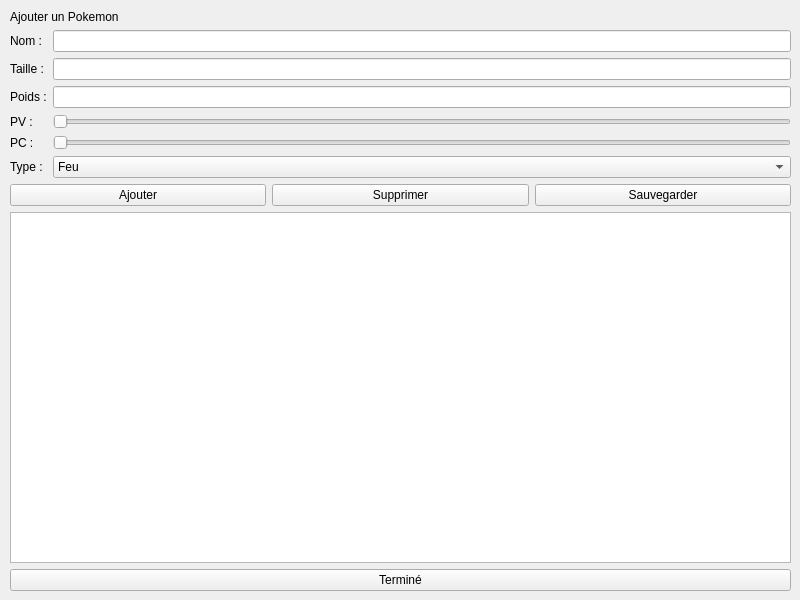
<?xml version="1.0" encoding="UTF-8"?>
<ui version="4.0">
 <class>widget</class>
 <widget class="QWidget" name="widget">
  <property name="geometry">
   <rect>
    <x>0</x>
    <y>0</y>
    <width>800</width>
    <height>600</height>
   </rect>
  </property>
  <property name="windowTitle">
   <string>widget</string>
  </property>
  <widget class="QWidget" name="verticalLayoutWidget">
   <property name="geometry">
    <rect>
     <x>10</x>
     <y>10</y>
     <width>781</width>
     <height>581</height>
    </rect>
   </property>
   <layout class="QVBoxLayout" name="verticalLayout">
    <item>
     <widget class="QLabel" name="titleLabel">
      <property name="text">
       <string>Ajouter un Pokemon</string>
      </property>
     </widget>
    </item>
    <item>
     <layout class="QFormLayout" name="formLayout">
      <item row="0" column="0">
       <widget class="QLabel" name="nameLabel">
        <property name="text">
         <string>Nom :</string>
        </property>
       </widget>
      </item>
      <item row="0" column="1">
       <widget class="QLineEdit" name="nameLineEdit"/>
      </item>
      <item row="1" column="0">
       <widget class="QLabel" name="tailleLabel">
        <property name="text">
         <string>Taille :</string>
        </property>
       </widget>
      </item>
      <item row="1" column="1">
       <widget class="QLineEdit" name="tailleLineEdit"/>
      </item>
      <item row="2" column="0">
       <widget class="QLabel" name="poidsLabel">
        <property name="text">
         <string>Poids :</string>
        </property>
       </widget>
      </item>
      <item row="2" column="1">
       <widget class="QLineEdit" name="poidsLineEdit"/>
      </item>
      <item row="3" column="0">
       <widget class="QLabel" name="pvLabel">
        <property name="text">
         <string>PV :</string>
        </property>
       </widget>
      </item>
      <item row="4" column="0">
       <widget class="QLabel" name="pcLabel">
        <property name="text">
         <string>PC :</string>
        </property>
       </widget>
      </item>
      <item row="4" column="1">
       <widget class="QSlider" name="pcSlider">
        <property name="orientation">
         <enum>Qt::Horizontal</enum>
        </property>
       </widget>
      </item>
      <item row="5" column="0">
       <widget class="QLabel" name="typeLabel">
        <property name="text">
         <string>Type :</string>
        </property>
       </widget>
      </item>
      <item row="5" column="1">
       <widget class="QComboBox" name="typeComboBox">
        <item>
         <property name="text">
          <string>Feu</string>
         </property>
        </item>
        <item>
         <property name="text">
          <string>Elecrique</string>
         </property>
        </item>
        <item>
         <property name="text">
          <string>Eau</string>
         </property>
        </item>
        <item>
         <property name="text">
          <string>Plante</string>
         </property>
        </item>
       </widget>
      </item>
      <item row="3" column="1">
       <widget class="QSlider" name="pvSlider">
        <property name="orientation">
         <enum>Qt::Horizontal</enum>
        </property>
       </widget>
      </item>
     </layout>
    </item>
    <item>
     <layout class="QHBoxLayout" name="horizontalLayout">
      <item>
       <widget class="QPushButton" name="addButton">
        <property name="text">
         <string>Ajouter</string>
        </property>
       </widget>
      </item>
      <item>
       <widget class="QPushButton" name="removeButton">
        <property name="text">
         <string>Supprimer</string>
        </property>
       </widget>
      </item>
      <item>
       <widget class="QPushButton" name="editButton">
        <property name="text">
         <string>Sauvegarder</string>
        </property>
       </widget>
      </item>
     </layout>
    </item>
    <item>
     <widget class="QTableView" name="tbPokemon"/>
    </item>
    <item>
     <widget class="QPushButton" name="endButton">
      <property name="text">
       <string>Terminé</string>
      </property>
     </widget>
    </item>
   </layout>
  </widget>
 </widget>
 <resources/>
 <connections>
  <connection>
   <sender>addButton</sender>
   <signal>clicked()</signal>
   <receiver>widget</receiver>
   <slot>addPokemon()</slot>
   <hints>
    <hint type="sourcelabel">
     <x>151</x>
     <y>212</y>
    </hint>
    <hint type="destinationlabel">
     <x>4</x>
     <y>207</y>
    </hint>
   </hints>
  </connection>
  <connection>
   <sender>removeButton</sender>
   <signal>clicked()</signal>
   <receiver>widget</receiver>
   <slot>removePokemon()</slot>
   <hints>
    <hint type="sourcelabel">
     <x>309</x>
     <y>214</y>
    </hint>
    <hint type="destinationlabel">
     <x>4</x>
     <y>171</y>
    </hint>
   </hints>
  </connection>
  <connection>
   <sender>editButton</sender>
   <signal>clicked()</signal>
   <receiver>widget</receiver>
   <slot>saveDB()</slot>
   <hints>
    <hint type="sourcelabel">
     <x>648</x>
     <y>212</y>
    </hint>
    <hint type="destinationlabel">
     <x>794</x>
     <y>208</y>
    </hint>
   </hints>
  </connection>
 </connections>
 <slots>
  <slot>addPokemon()</slot>
  <slot>removePokemon()</slot>
  <slot>saveDB()</slot>
 </slots>
</ui>
